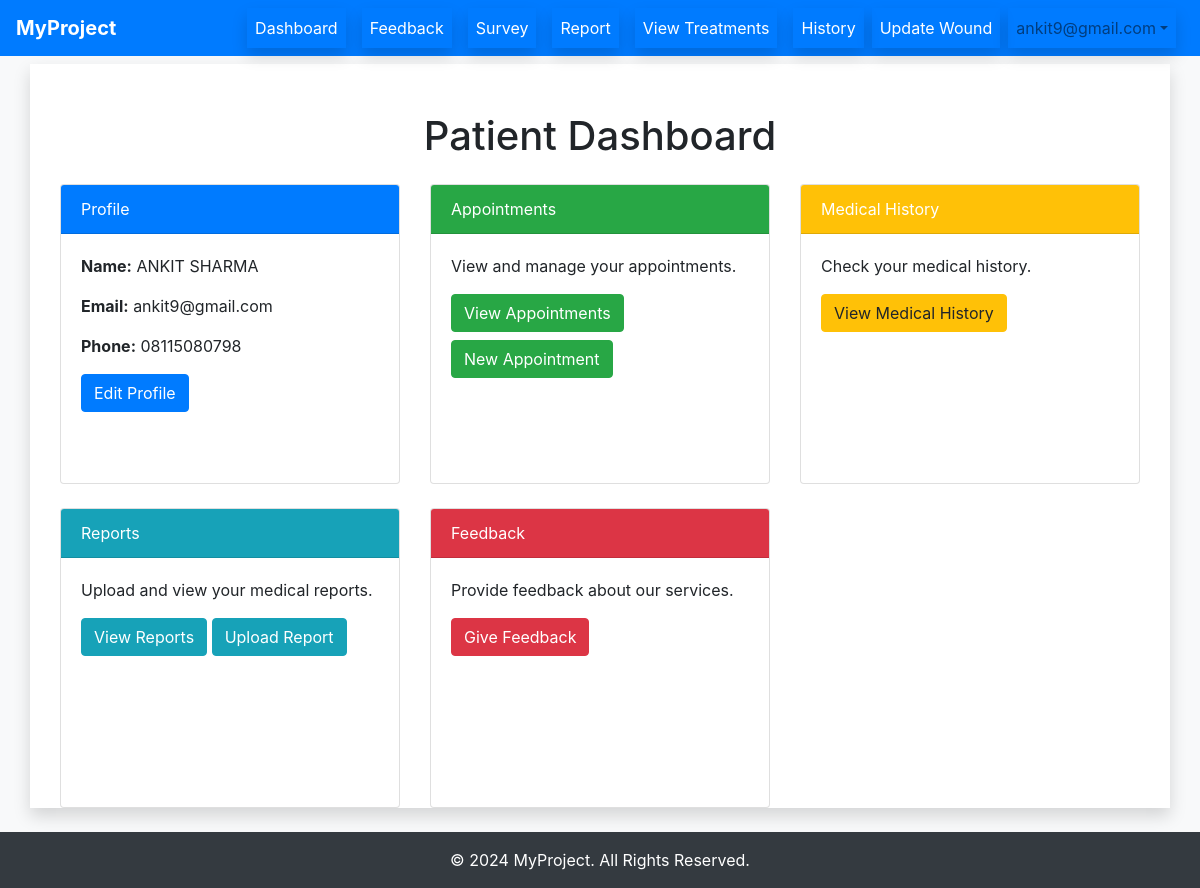
/patient/ (signed in), run on the app's committed database.
### main/models.py (models this page shows, shortened)
class Patient(models.Model):
    user = models.OneToOneField(User, on_delete=models.CASCADE)
    name = models.CharField(max_length=100)
    phone = models.CharField(max_length=15)
    age = models.IntegerField()
    address = models.CharField(max_length=100, null=True, blank=True,default='')
    pin_code = models.CharField(max_length=10, null=True, blank=True,default='')
    mobile_number = models.CharField(max_length=15, null=True, blank=True,default='')

### main/decorators.py (the view)
    @login_required(login_url='/login/')
    def _wrapped_view(request, *args, **kwargs):
        try:
            request.user.patient
        except Patient.DoesNotExist:
            auth_logout(request)
            return HttpResponseRedirect(reverse('login'))
        return view_func(request, *args, **kwargs)

### main/views.py (called while the page is built)
@patient_required
def patient(request):
    user = request.user
    patient = Patient.objects.get(user=user)
    historys = History.objects.filter(patient=patient)
    plans = TreatmentPlan.objects.all()
    return render(request, 'patient_dash.html', {'patient': patient, 'historys': historys, 'plans': plans})

### templates/patient_dash.html (shortened to what this page needs)
{% extends 'base.html' %}
{% block content %}
<div class="container mt-5">
    <h1 class="text-center">Patient Dashboard</h1>
    <div class="row mt-4">
        <div class="col-md-4">
            <div class="card card-custom">
                <div class="card-header bg-primary text-white">
                    Profile
                </div>
                <div class="card-body">
                    <p><strong>Name:</strong> {{ patient.name }}</p>
                    <p><strong>Email:</strong> {{ patient.user.email }}</p>
                    <p><strong>Phone:</strong> {{ patient.phone }}</p>
                    <a href="{% url "editprofile" %}" class="btn btn-primary">Edit Profile</a>
                </div>
            </div>
        </div>
        <div class="col-md-4">
            <div class="card card-custom">
                <div class="card-header bg-success text-white">
                    Appointments
                </div>
                <div class="card-body">
                    <p>View and manage your appointments.</p>
                    <a href="{% url "viewappointments" %}" class="btn btn-success">View Appointments</a>
                    <a href="{% url "appointment" 9999 %}" class="btn btn-success mt-2">New Appointment</a>
                </div>
            </div>
        </div>
        <div class="col-md-4">
            <div class="card card-custom">
                <div class="card-header bg-warning text-white">
                    Medical History
                </div>
                <div class="card-body">
                    <p>Check your medical history.</p>
                    <a href="{% url 'viewhistory' %}" class="btn btn-warning">View Medical History</a>
                </div>
            </div>
        </div>
    </div>
    <div class="row mt-4">
        <div class="col-md-4">
            <div class="card card-custom">
                <div class="card-header bg-info text-white">
                    Reports
                </div>
                <div class="card-body">
                    <p>Upload and view your medical reports.</p>
                    <a href="{% url 'report' %}" class="btn btn-info">View Reports</a>
                    <a href="" class="btn btn-info">Upload Report</a>
                </div>
            </div>
        </div>
        <div class="col-md-4">
            <div class="card card-custom">
                <div class="card-header bg-danger text-white">
                    Feedback
                </div>
                <div class="card-body">
                    <p>Provide feedback about our services.</p>
                    <a href="{% url 'feedback' %}" class="btn btn-danger">Give Feedback</a>
                </div>
            </div>
        </div>
    </div>
</div>
{% endblock %}

### templates/base.html (style rules this page uses)
html, body { height: 100%; margin: 0; }

### templates/patient_dash.html (style rules this page uses)
.card-custom { width: 100%; height: 300px; display: flex; flex-direction: column; }
.card-body { flex: 1; overflow: auto; }

### data on the page
Patient: name "ANKIT SHARMA", user.email "ankit9@gmail.com", phone "08115080798"

### other printed values
{{ request.session.name }} "ankit9@gmail.com"
